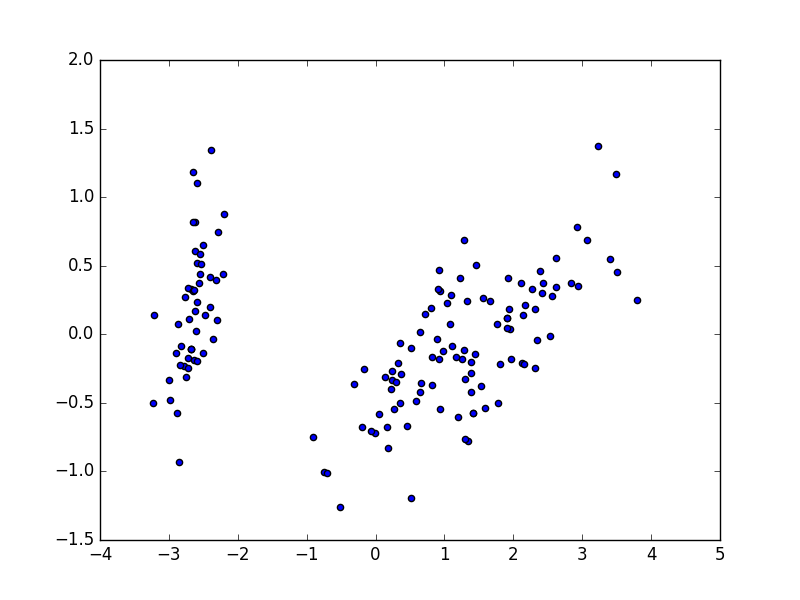

This figure's Python source:
import sklearn
import pylab
from sklearn.decomposition import PCA
from sklearn import datasets

iris = datasets.load_iris()
x = iris.data
y = iris.target

pca = PCA(n_components = 2)
pca.fit(x)
x_pca=pca.transform(x)

#print x
print x_pca

pylab.scatter(x_pca[:,0],x_pca[:,1])
pylab.show()
